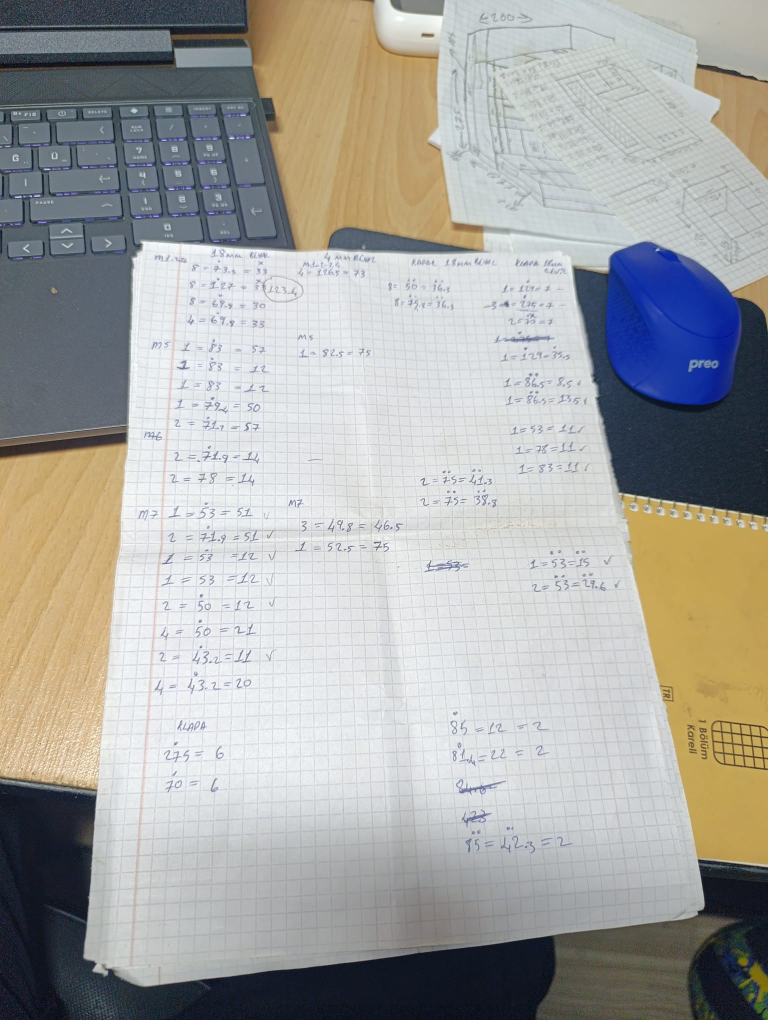
#> input picture 02_Canta/ocr_okuyucu/test_olcu_kagidi.jpg, 1536 x 2040 px (shown at 1/2 size)
$ python -i on_isleme.py   (imports and definitions only)   (older library calls are emulated)
#> lines starting #> are read from the running program, lines starting #| are printed output that depends on the picture; after the words box and inside, x2 and y2 are one past the last pixel; in counts of white or black regions, pixels touching at a corner belong together
"""Tek geçişli görsel yükleme, kağıt kırpma, Hough deskew ve CLAHE."""

from __future__ import annotations

from io import BytesIO
from pathlib import Path

import cv2
import numpy as np
from PIL import Image, ImageOps

from hata_kayit import hata_yaz

JPEG_SIHIR = b"\xff\xd8\xff"
PNG_SIHIR = b"\x89PNG\r\n\x1a\n"


class GorselBicimHatasi(ValueError):
    """Sihirli bayt JPEG/PNG değil; Gemini'ye gitmeden kes."""

ANALIZ_KENAR = 960
KAGIT_MIN_ALAN = 0.10
KAGIT_MAKS_ALAN = 0.96
KAGIT_MIN_DIKDORTGEN = 0.62
KAGIT_YETER_SKOR = 0.42
DESKEW_ESIK_DERECE = 0.5
VARSAYILAN_KIRPMA_PAYI = 0.03
JPEG_KENAR = 2200
JPEG_KALITE = 90
BLUR_ESIK = 80.0
CLAHE_KIRP = 3.0
KESKIN_ESIK = 420.0


# [22 lines left out: functions gorsel_sihir_kontrol, gorseli_yukle, gorseli_baytlardan, not called in this run]


def laplacian_varyans(gorsel: Image.Image) -> float:
    gri = cv2.cvtColor(np.asarray(gorsel), cv2.COLOR_RGB2GRAY)
    return float(cv2.Laplacian(gri, cv2.CV_64F).var())


# [13 lines left out: function blur_uyarisi, not called in this run]


def _kucuk_kopya(rgb: np.ndarray, analiz_boyutu: int = ANALIZ_KENAR) -> tuple[np.ndarray, float]:
    yukseklik, genislik = rgb.shape[:2]
    olcek = min(1.0, analiz_boyutu / max(yukseklik, genislik))
    if olcek < 1:
        kucuk = cv2.resize(
            rgb,
            (max(1, int(genislik * olcek)), max(1, int(yukseklik * olcek))),
            interpolation=cv2.INTER_AREA,
        )
        return kucuk, olcek
    return rgb, 1.0


# [7 lines left out: function _varsayilan_kirp, not called in this run]


def _noktalari_sirala(noktalar: np.ndarray) -> np.ndarray:
    """Dört köşeyi sol-üst, sağ-üst, sağ-alt, sol-alt sırasına koyar."""
    pts = np.asarray(noktalar, dtype=np.float32).reshape(4, 2)
    toplam = pts.sum(axis=1)
    fark = np.diff(pts, axis=1).reshape(4)
    sol_ust = pts[np.argmin(toplam)]
    sag_alt = pts[np.argmax(toplam)]
    sag_ust = pts[np.argmin(fark)]
    sol_alt = pts[np.argmax(fark)]
    return np.array([sol_ust, sag_ust, sag_alt, sol_alt], dtype=np.float32)


def _dortgen_bul(kontur: np.ndarray) -> np.ndarray | None:
    """Konturdan dört köşe: PolyDP, dışbükey gövde, en son minAreaRect."""
    cevre = cv2.arcLength(kontur, True)
    if cevre < 1:
        return None
    for oran in (0.01, 0.015, 0.02, 0.03, 0.04, 0.05, 0.07, 0.09, 0.12):
        yaklasik = cv2.approxPolyDP(kontur, oran * cevre, True)
        if len(yaklasik) == 4:
            return yaklasik.reshape(4, 2).astype(np.float32)
    govde = cv2.convexHull(kontur)
    cevre_g = cv2.arcLength(govde, True)
    if cevre_g >= 1:
        for oran in (0.02, 0.04, 0.06, 0.08, 0.12):
            yaklasik = cv2.approxPolyDP(govde, oran * cevre_g, True)
            if len(yaklasik) == 4:
                return yaklasik.reshape(4, 2).astype(np.float32)
        if len(govde) >= 4:
            dort = _govdeden_dort_kose(govde)
            if dort is not None:
                return dort
    kutu = cv2.minAreaRect(kontur)
    koseler = cv2.boxPoints(kutu)
    if koseler is None or len(koseler) != 4:
        return None
    return np.asarray(koseler, dtype=np.float32)


# [21 lines left out: function _govdeden_dort_kose, not called in this run]


def _kose_incelt(gri: np.ndarray, dortgen: np.ndarray) -> np.ndarray:
    """Köşeleri alt-piksel doğrular; başarısızsa orijinali korur."""
    try:
        kose = np.asarray(dortgen, dtype=np.float32).reshape(4, 1, 2)
        olcuter = (cv2.TERM_CRITERIA_EPS + cv2.TERM_CRITERIA_MAX_ITER, 40, 0.01)
        duzel = cv2.cornerSubPix(gri, kose, (7, 7), (-1, -1), olcuter)
        return duzel.reshape(4, 2).astype(np.float32)
    except cv2.error:
        return np.asarray(dortgen, dtype=np.float32).reshape(4, 2)


def _maske_kapat(maske: np.ndarray) -> np.ndarray | None:
    if maske is None or maske.size == 0:
        return None
    cekirdek = np.ones((7, 7), np.uint8)
    kapat = cv2.morphologyEx(maske, cv2.MORPH_CLOSE, cekirdek, iterations=2)
    return cv2.morphologyEx(kapat, cv2.MORPH_OPEN, np.ones((5, 5), np.uint8), iterations=1)


def _kagit_maske_akisi(analiz: np.ndarray):
    """Maskeleri tek tek üretir; yeterli skor bulununca çağıran durur."""
    gri = cv2.cvtColor(analiz, cv2.COLOR_RGB2GRAY)
    clahe = cv2.createCLAHE(clipLimit=2.4, tileGridSize=(8, 8))
    gri = clahe.apply(gri)
    bulanik = cv2.GaussianBlur(gri, (5, 5), 0)

    _, otsu = cv2.threshold(bulanik, 0, 255, cv2.THRESH_BINARY + cv2.THRESH_OTSU)
    yield _maske_kapat(otsu)
    yield _maske_kapat(cv2.bitwise_not(otsu))

    uyarlama = cv2.adaptiveThreshold(
        bulanik, 255, cv2.ADAPTIVE_THRESH_GAUSSIAN_C, cv2.THRESH_BINARY, 35, 5,
    )
    yield _maske_kapat(uyarlama)

    hsv = cv2.cvtColor(analiz, cv2.COLOR_RGB2HSV)
    krem = cv2.inRange(hsv, (0, 0, 130), (50, 90, 255))
    beyaz = cv2.inRange(hsv, (0, 0, 150), (180, 70, 255))
    yield _maske_kapat(cv2.bitwise_or(krem, beyaz))

    kenar = cv2.Canny(bulanik, 40, 120)
    kenar = cv2.dilate(kenar, np.ones((5, 5), np.uint8), iterations=2)
    kenar = cv2.morphologyEx(kenar, cv2.MORPH_CLOSE, np.ones((9, 9), np.uint8), iterations=2)
    yield _maske_kapat(kenar)


def _kontur_skoru(kontur: np.ndarray, analiz: np.ndarray, gri: np.ndarray) -> float:
    """Kâğıt: orta-büyük alan, dikdörtgene yakın, içi masadan açık (veya koyu defter)."""
    h, w = analiz.shape[:2]
    alan = float(cv2.contourArea(kontur))
    cerceve = float(h * w)
    if cerceve < 1 or alan < cerceve * KAGIT_MIN_ALAN or alan > cerceve * KAGIT_MAKS_ALAN:
        return 0.0
    dik = cv2.minAreaRect(kontur)
    (rw, rh) = dik[1]
    dik_alan = max(1.0, abs(float(rw) * float(rh)))
    diklik = float(np.clip(alan / dik_alan, 0.0, 1.0))
    if diklik < KAGIT_MIN_DIKDORTGEN:
        return 0.0
    maske = np.zeros((h, w), dtype=np.uint8)
    cv2.drawContours(maske, [kontur], -1, 255, -1)
    ic = cv2.mean(gri, mask=maske)[0]
    dis_maske = cv2.bitwise_not(maske)
    kenar_pay = np.zeros_like(dis_maske)
    kenar_pay[0:max(1, h // 12), :] = 255
    kenar_pay[-max(1, h // 12):, :] = 255
    kenar_pay[:, 0:max(1, w // 12)] = 255
    kenar_pay[:, -max(1, w // 12):] = 255
    dis = cv2.bitwise_and(dis_maske, kenar_pay)
    dis_ort = cv2.mean(gri, mask=dis)[0] if cv2.countNonZero(dis) else ic
    kontrast = abs(ic - dis_ort) / 255.0
    # Tam kare çerçeve (masa) cezası: dört kenara yapışık
    x, y, bw, bh = cv2.boundingRect(kontur)
    kenara = int(x <= 2) + int(y <= 2) + int(x + bw >= w - 2) + int(y + bh >= h - 2)
    ceza = 0.35 if kenara >= 3 else 0.0
    return (0.35 * (alan / cerceve) + 0.40 * diklik + 0.25 * kontrast) - ceza


def _kagit_dortgeni_bul(analiz: np.ndarray) -> np.ndarray | None:
    """Maskeleri sırayla dener; ilk yeterli skorda durur."""
    gri = cv2.cvtColor(analiz, cv2.COLOR_RGB2GRAY)
    en_iyi: tuple[float, np.ndarray] | None = None
    for maske in _kagit_maske_akisi(analiz):
        if maske is None:
            continue
        konturlar, _ = cv2.findContours(maske, cv2.RETR_EXTERNAL, cv2.CHAIN_APPROX_SIMPLE)
        if not konturlar:
            continue
        adaylar = sorted(konturlar, key=cv2.contourArea, reverse=True)[:8]
        for kontur in adaylar:
            skor = _kontur_skoru(kontur, analiz, gri)
            if skor <= 0.12:
                continue
            dortgen = _dortgen_bul(kontur)
            if dortgen is None:
                continue
            if en_iyi is None or skor > en_iyi[0]:
                en_iyi = (skor, dortgen)
            if skor >= KAGIT_YETER_SKOR:
                return _kose_incelt(gri, dortgen)
    if en_iyi is None:
        return None
    return _kose_incelt(gri, en_iyi[1])


def _kirpim_makul(kirpik: np.ndarray, kaynak: np.ndarray) -> bool:
    if kirpik is None or kirpik.size == 0:
        return False
    kh, kw = kirpik.shape[:2]
    sh, sw = kaynak.shape[:2]
    if kw < 40 or kh < 40:
        return False
    if kw * kh < 0.08 * sw * sh:
        return False
    if kw * kh > 0.995 * sw * sh:
        return False
    return True


def _perspektif_kirp(rgb: np.ndarray, dortgen: np.ndarray) -> np.ndarray | None:
    kaynak = _noktalari_sirala(dortgen)
    (tl, tr, br, bl) = kaynak
    genislik_ust = float(np.hypot(tr[0] - tl[0], tr[1] - tl[1]))
    genislik_alt = float(np.hypot(br[0] - bl[0], br[1] - bl[1]))
    yukseklik_sol = float(np.hypot(bl[0] - tl[0], bl[1] - tl[1]))
    yukseklik_sag = float(np.hypot(br[0] - tr[0], br[1] - tr[1]))
    genislik = int(max(genislik_ust, genislik_alt))
    yukseklik = int(max(yukseklik_sol, yukseklik_sag))
    if genislik < 40 or yukseklik < 40:
        return None
    hedef = np.array(
        [[0, 0], [genislik - 1, 0], [genislik - 1, yukseklik - 1], [0, yukseklik - 1]],
        dtype=np.float32,
    )
    matris = cv2.getPerspectiveTransform(kaynak, hedef)
    return cv2.warpPerspective(rgb, matris, (genislik, yukseklik))


# [11 lines left out: function _bbox_kirp, not called in this run]


def kagidi_kirp(img: Image.Image) -> Image.Image:
    """Masayı yok sayıp defter/kâğıt dört köşesini otomatik yakalar; perspektif kırpar."""
    try:
        rgb = np.array(img.convert("RGB"))
        if rgb.ndim != 3 or rgb.shape[2] != 3:
            return img
        yukseklik, genislik = rgb.shape[:2]
        if yukseklik < 30 or genislik < 30:
            return _varsayilan_kirp(img)

        analiz, olcek = _kucuk_kopya(rgb)
        dortgen = _kagit_dortgeni_bul(analiz)
        if dortgen is not None:
            duzeltilmis = _perspektif_kirp(rgb, dortgen / olcek)
            if duzeltilmis is not None and _kirpim_makul(duzeltilmis, rgb):
                return Image.fromarray(duzeltilmis)

        gri = cv2.cvtColor(analiz, cv2.COLOR_RGB2GRAY)
        kenarlar = cv2.Canny(cv2.GaussianBlur(gri, (5, 5), 0), 40, 130)
        kenarlar = cv2.dilate(kenarlar, np.ones((5, 5), np.uint8), iterations=2)
        konturlar, _ = cv2.findContours(kenarlar, cv2.RETR_EXTERNAL, cv2.CHAIN_APPROX_SIMPLE)
        if konturlar:
            en_iyi = max(konturlar, key=lambda k: _kontur_skoru(k, analiz, gri))
            if _kontur_skoru(en_iyi, analiz, gri) > 0.12:
                bbox = _bbox_kirp(rgb, en_iyi, olcek)
                if bbox is not None and _kirpim_makul(bbox, rgb):
                    hata_yaz("ON_ISLEME", "Köşe dörtgeni yok, kâğıt bbox ile kırpıldı")
                    return Image.fromarray(bbox)

        hata_yaz("ON_ISLEME", "Otomatik köşe yakalanamadı, içerik bbox kullanıldı")
        return icerik_bbox_kirp(img)
    except Exception as hata:
        hata_yaz("ON_ISLEME", "Kağıt kırpma başarısız, içerik bbox kullanılacak", hata)
        print(f"Uyarı: Kağıt kırpma başarısız, içerik bbox kullanılacak: {hata}")
        return icerik_bbox_kirp(img)


# [223 lines left out: functions icerik_bbox_kirp, hough_deskew, clahe_kontrast, leke_temizle, netlestir, gorseli_on_isle and 4 more, not called in this run]

>>> from PIL import Image
>>> picture = Image.open('test_olcu_kagidi.jpg')
#> picture is the input picture: PIL image 1536x2040 RGB; mean R, G, B 165.8, 165.5, 162.2
>>> result = kagidi_kirp(picture)
#> in _kucuk_kopya, `kucuk = cv2.resize( rgb, (max(1, int(genislik * olcek)), max(1, int(yu..`:
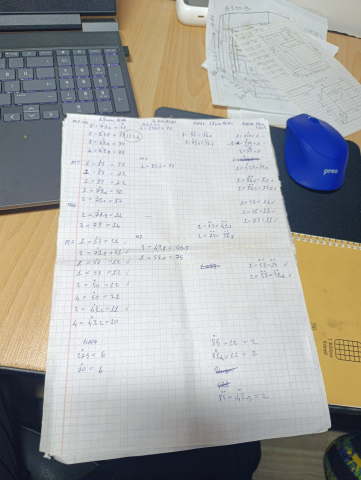
#> kucuk: shape (960, 722, 3) (shown at 1/2 size); mean R, G, B 165.8, 165.5, 162.2
#> in kagidi_kirp, `analiz, olcek = _kucuk_kopya(rgb)`: olcek = 0.471
#> in _kagit_dortgeni_bul, `gri = cv2.cvtColor(analiz, cv2.COLOR_RGB2GRAY)`:
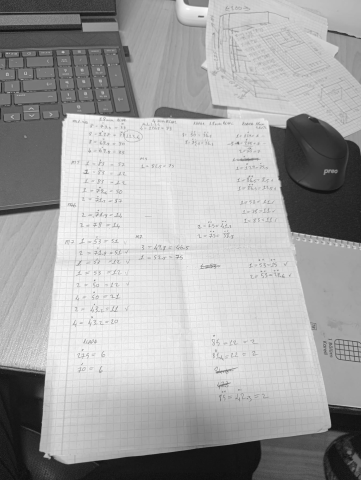
#> gri: shape (960, 722) (shown at 1/2 size); min 10, max 254, mean 165.2
#> in _maske_kapat, `kapat = cv2.morphologyEx(maske, cv2.MORPH_CLOSE, cekirdek, iterations=2)`:
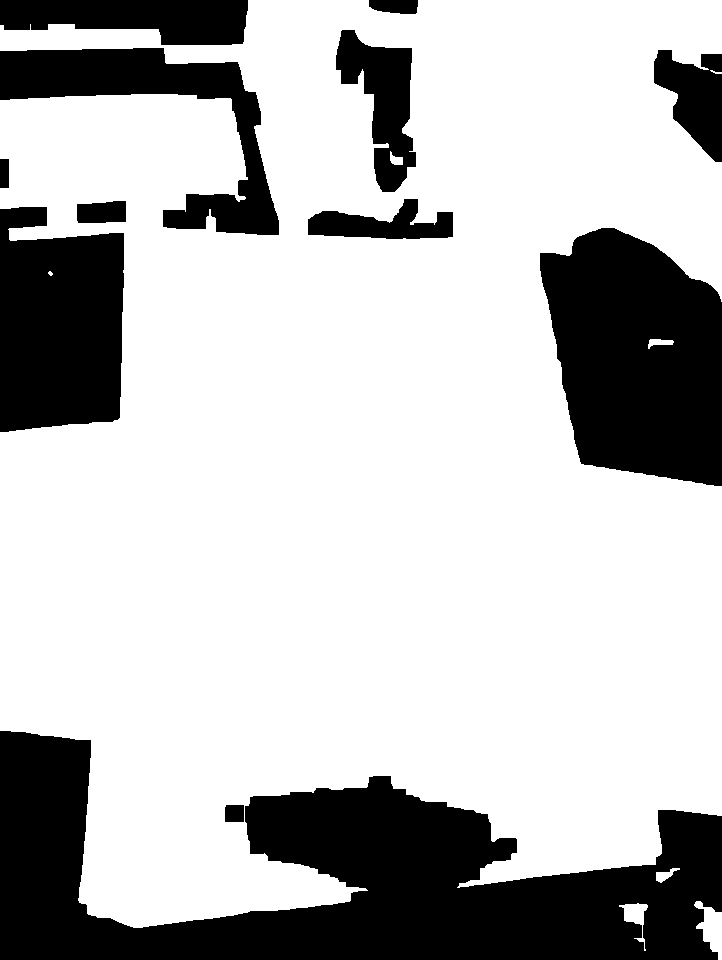
#> kapat: shape (960, 722); 73.2% white; 12 black regions, largest, box (x1, y1, x2, y2) and area: (0, 731, 722, 960) 84102, (540, 228, 722, 486) 36081, (0, 207, 124, 432) 24047
#> the loop in _kagit_dortgeni_bul, `for maske in _kagit_maske_akisi(analiz):` made 5 passes
#> pass 1, in _maske_kapat (call 2), `kapat = cv2.morphologyEx(maske, cv2.MORPH_CLOSE, cekirdek, iterations=2)`:
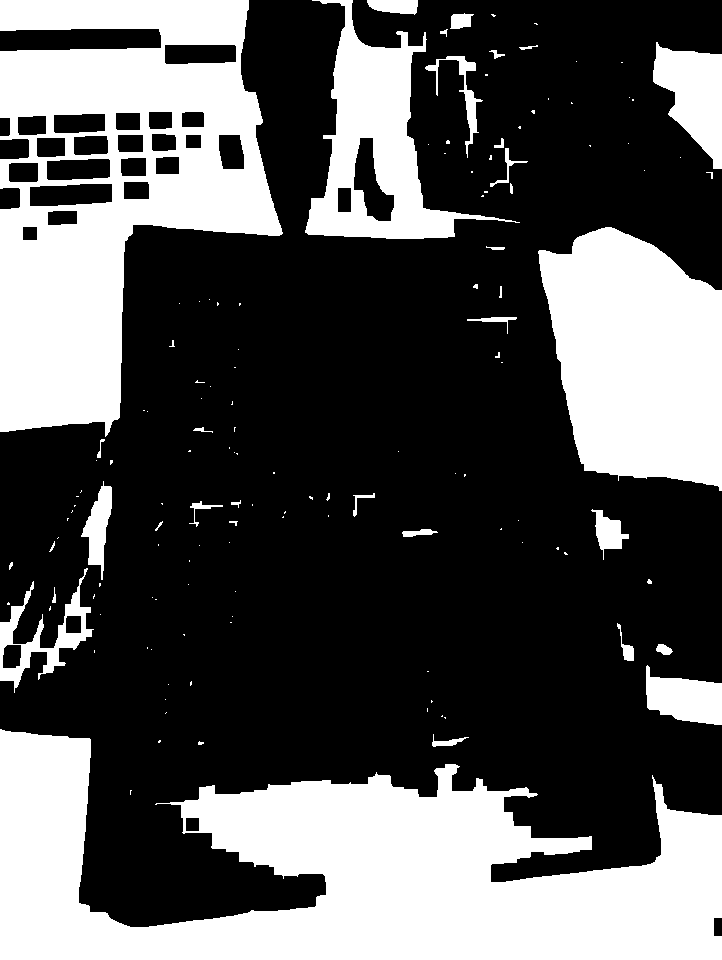
#> kapat: shape (960, 722); 33.8% white; 136 white regions (101 under 20 px), largest, box (x1, y1, x2, y2) and area: (0, 729, 722, 960) 96226, (0, 0, 283, 437) 67064, (538, 227, 722, 491) 36733
#> pass 3, in _maske_kapat (call 4), `kapat = cv2.morphologyEx(maske, cv2.MORPH_CLOSE, cekirdek, iterations=2)`:
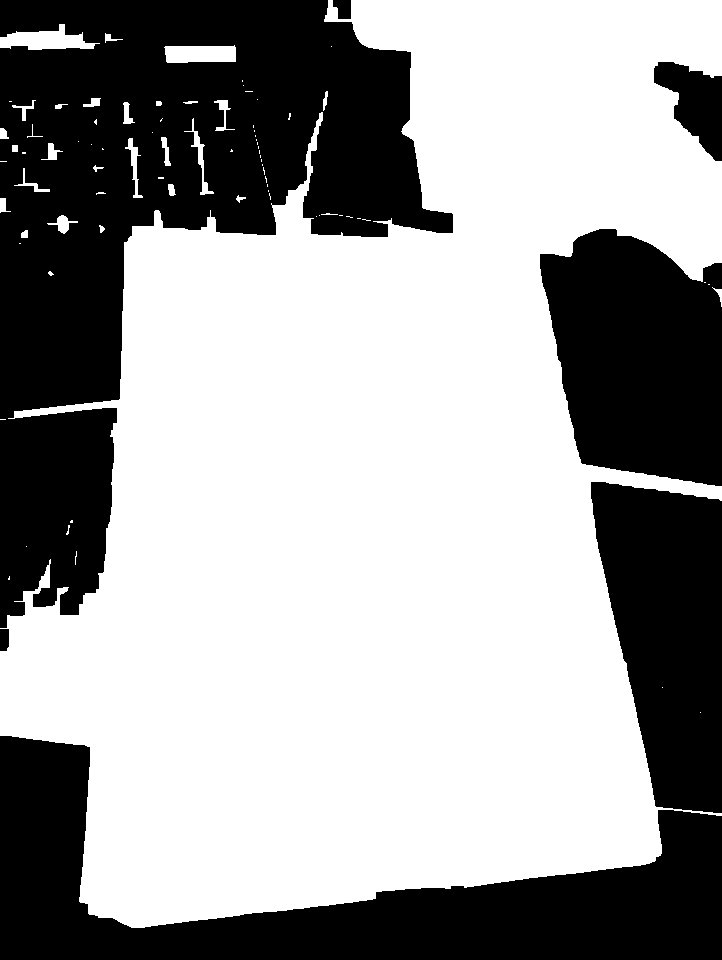
#> kapat: shape (960, 722); 61.8% white; 7 black regions, largest, box (x1, y1, x2, y2) and area: (0, 0, 453, 628) 127979, (0, 736, 722, 960) 63963, (540, 229, 722, 486) 36432
#> after the loop in _kagit_dortgeni_bul, `for maske in _kagit_maske_akisi(analiz):`: en_iyi = (0.351, [[25, 0], [37, 857], [721, 959], [721, 68]])
#> in _kose_incelt, `kose = np.asarray(dortgen, dtype=np.float32).reshape(4, 1, 2)`: kose = [[25, 0], [37, 857], [721, 959], [721, 68]]
#> in _kose_incelt, `duzel = cv2.cornerSubPix(gri, kose, (7, 7), (-1, -1), olcuter)`: duzel = [[22.75, 6.65], [37, 857], [714.7, 953.8], [721, 68]]
#> in kagidi_kirp, `dortgen = _kagit_dortgeni_bul(analiz)`: dortgen has the same summary as duzel in _kose_incelt
#> in _noktalari_sirala, `pts = np.asarray(noktalar, dtype=np.float32).reshape(4, 2)`: pts = [[48.34, 14.13], [78.62, 1821.1], [1518.8, 2026.8], [1532.1, 144.5]]
#> in _noktalari_sirala, `toplam = pts.sum(axis=1)`: toplam = [62.47, 1899.8, 3545.7, 1676.6]
#> in _noktalari_sirala, `fark = np.diff(pts, axis=1).reshape(4)`: fark = [-34.21, 1742.5, 508, -1387.6]
#> in _noktalari_sirala, `sol_ust = pts[np.argmin(toplam)]`: sol_ust = [48.34, 14.13]
#> in _noktalari_sirala, `sag_alt = pts[np.argmax(toplam)]`: sag_alt = [1518.8, 2026.8]
#> in _noktalari_sirala, `sag_ust = pts[np.argmin(fark)]`: sag_ust = [1532.1, 144.5]
#> in _noktalari_sirala, `sol_alt = pts[np.argmax(fark)]`: sol_alt = [78.62, 1821.1]
#> in _perspektif_kirp, `kaynak = _noktalari_sirala(dortgen)`: kaynak = [[48.34, 14.13], [1532.1, 144.5], [1518.8, 2026.8], [78.62, 1821.1]]
#> in _perspektif_kirp, `(tl, tr, br, bl) = kaynak`: tl = [48.34, 14.13]; tr = [1532.1, 144.5]; br = [1518.8, 2026.8]; bl = [78.62, 1821.1]
#> in _perspektif_kirp, `genislik_ust = float(np.hypot(tr[0] - tl[0], tr[1] - tl[1]))`: genislik_ust = 1489.5
#> in _perspektif_kirp, `genislik_alt = float(np.hypot(br[0] - bl[0], br[1] - bl[1]))`: genislik_alt = 1454.8
#> in _perspektif_kirp, `yukseklik_sol = float(np.hypot(bl[0] - tl[0], bl[1] - tl[1]))`: yukseklik_sol = 1807.2
#> in _perspektif_kirp, `yukseklik_sag = float(np.hypot(br[0] - tr[0], br[1] - tr[1]))`: yukseklik_sag = 1882.4
#> in _perspektif_kirp, `genislik = int(max(genislik_ust, genislik_alt))`: genislik = 1489
#> in _perspektif_kirp, `yukseklik = int(max(yukseklik_sol, yukseklik_sag))`: yukseklik = 1882
#> in _perspektif_kirp, `hedef = np.array( [[0, 0], [genislik - 1, 0], [genislik - 1, yukseklik..`: hedef = [[0, 0], [1488, 0], [1488, 1881], [0, 1881]]
#> in _perspektif_kirp, `matris = cv2.getPerspectiveTransform(kaynak, hedef)`: matris = [[1.05, -0.0176, -50.56], [-0.0891, 1.01, -10.02], [3.2e-05, -1.66e-05, 1]]
#> in _perspektif_kirp, `return cv2.warpPerspective(rgb, matris, (genislik, yukseklik))`:
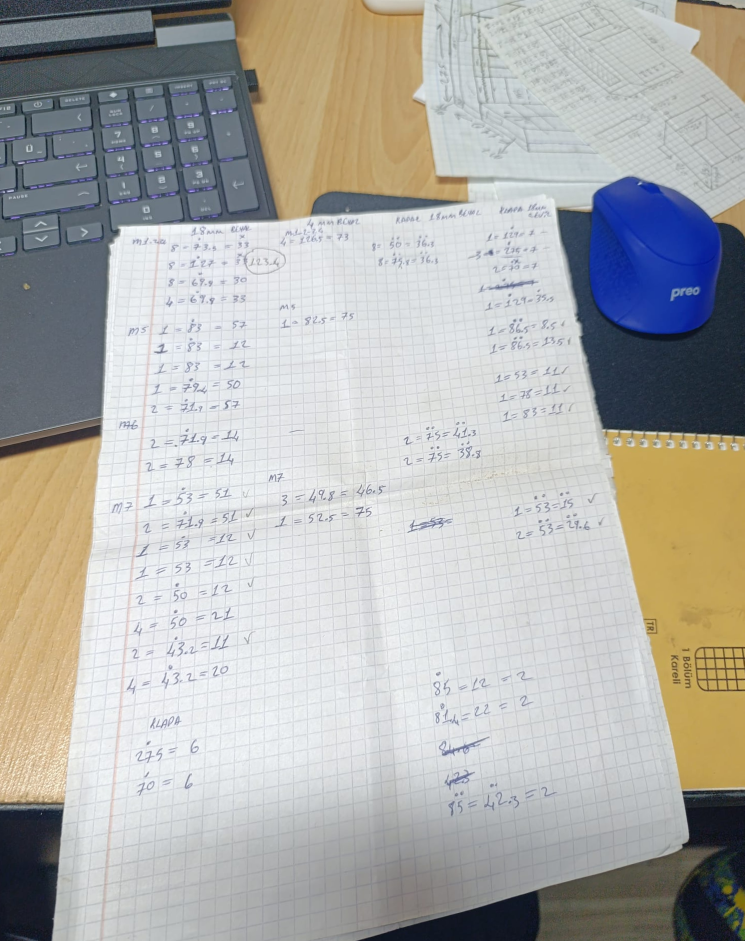
#> returned value: shape (1882, 1489, 3) (shown at 1/2 size); mean of channels 0, 1, 2 175.1, 174.9, 171.8; drawn as R, G, B
